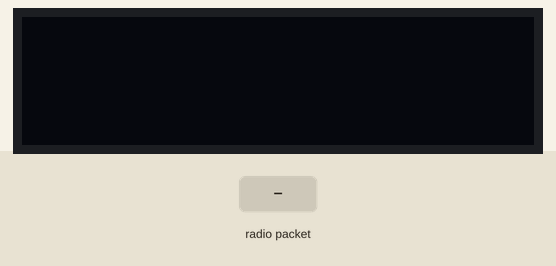
This sketch was run on a simulated Arduino Uno, built with avr-gcc and run on an emulated ATmega328P. Parts: 128×32 one-colour display. Inputs (shaded band) come from the test bench. No radio packets arrive unless stated; what the sketch prints to the serial monitor is not drawn.

Above: at 1.2 s.
1.3 s: radio packet "1" arrives
At 2.4 s:
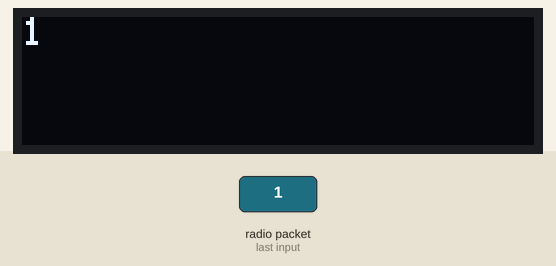
2.8 s: radio packet "0" arrives
At 4.0 s:
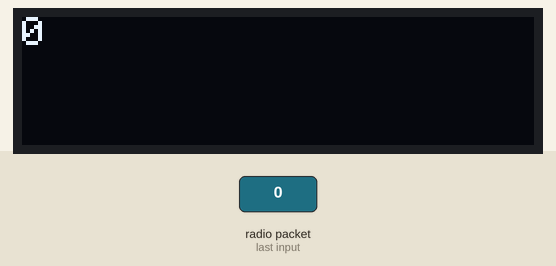
4.3 s: radio packet "2" arrives
At 5.4 s:
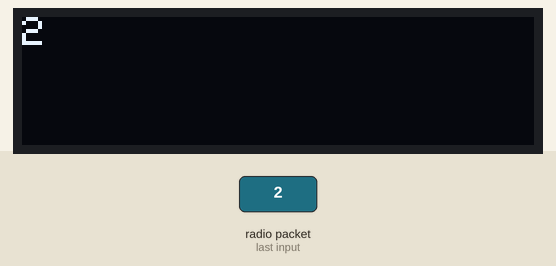
Timing chart, 0 to 7.3 s (numbered marks = the images above; inputs shaded):
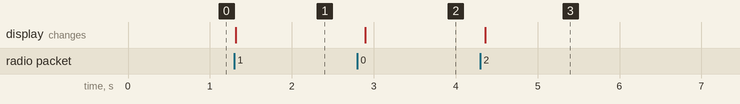

The sketch:

receiver.ino
```cpp
//
#include <SPI.h>              // include libraries
#include <LoRa.h>
#include <Wire.h>
#include <SoftwareSerial.h>
#include <Adafruit_GFX.h>
#include <Adafruit_SSD1306.h>
#define SCREEN_WIDTH 128 // OLED display width, in pixels
#define SCREEN_HEIGHT 32 // OLED display height, in pixels
#define OLED_RESET     -1 // Reset pin # (or -1 if sharing Arduino reset pin)
#define SCREEN_ADDRESS 0x3C ///< See datasheet for Address; 0x3D for 128x64, 0x3C for 128x32
Adafruit_SSD1306 display(SCREEN_WIDTH, SCREEN_HEIGHT, &Wire, OLED_RESET);

const long frequency = 920E6;  // LoRa Frequency
SoftwareSerial s(14,15);
const int csPin = 10;          // LoRa radio chip select
const int resetPin = 9;        // LoRa radio reset
const int irqPin = 2;          // change for your board; must be a hardware interrupt pin

void setup() {
  Serial.begin(9600);                   // initialize serial
  while (!Serial);

  LoRa.setPins(csPin, resetPin, irqPin);

  if (!LoRa.begin(frequency)) {
    Serial.println("LoRa init failed. Check your connections.");
    while (true);                       // if failed, do nothing
  }
  if(!display.begin(SSD1306_SWITCHCAPVCC, SCREEN_ADDRESS)) {
    Serial.println(F("SSD1306 allocation failed"));
    for(;;); // Don't proceed, loop forever
    }

   LoRa.setSpreadingFactor(12);           // ranges from 6-12,default 7 see API docs
  // LoRa.setTxPower(20);
   LoRa.setSignalBandwidth(200E3); // 200E diganti menjadi 125E3
   LoRa.setCodingRate4(5); // dari 5 menjadi 4
   Serial.println("LoRa SIAP:");

  LoRa.onReceive(onReceive);
  LoRa.onTxDone(onTxDone);
  LoRa_rxMode();
  s.begin(9600);
  display.clearDisplay();
}

void loop() {
 //String message;

//  display.clearDisplay();
  display.setTextSize(1);             // Normal 1:1 pixel scale
  display.setTextColor(SSD1306_WHITE);
  display.setCursor(0,0);
  display.display();

//  char *data;
//  data="bisa";
//  s.write(data);
    delay(100);
  }

void LoRa_rxMode(){
  LoRa.disableInvertIQ();               // normal mode
  LoRa.receive();                       // set receive mode
}

void LoRa_txMode(){
  LoRa.idle();                          // set standby mode
  LoRa.enableInvertIQ();                // active invert I and Q signals
}

void LoRa_sendMessage(String pos) {
  LoRa_txMode();                        // set tx mode
  LoRa.beginPacket();                   // start packet
  LoRa.print(pos);                  // add payload
  LoRa.endPacket(true);
  s.write(40);
  // finish packet and send it
}

void onReceive(int packetSize) {
  display.clearDisplay();
  String message = "";

  while (LoRa.available()) {
    message += (char)LoRa.read();
  }

  Serial.print("Dapat: ");
  Serial.println(message);
  display.println(message);

  s.write("*");
  s.write(message.c_str());/////
  s.write("|");
  s.write(message.c_str());
  s.write("#");

//
//  s.write(message.c_str());

  delay(1000);
  //delay(1000);
}

void onTxDone() {
  Serial.println("TxDone");
  LoRa_rxMode();
}

boolean runEvery(unsigned long interval)
{
  static unsigned long previousMillis = 0;
  unsigned long currentMillis = millis();
  if (currentMillis - previousMillis >= interval)
  {
    previousMillis = currentMillis;
    return true;
  }
  return false;
}
```

Measured:
- after the input at 1.3 s, the display: changes at once (image 1)
- after the input at 2.8 s, the display: changes after 0.09 s (image 2)
- after the input at 4.3 s, the display: changes after 0.06 s (image 3)
